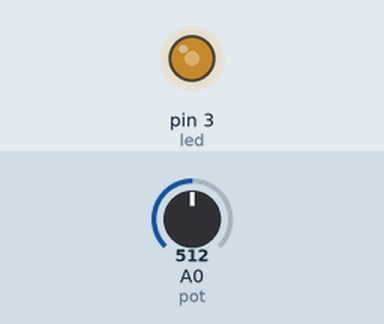
Recording of a sketch running on a simulated Arduino Uno, built with avr-gcc and run on an emulated ATmega328P. On the bench: output pins drawn as LEDs (lit = HIGH). The inputs (shaded band) are chosen by the test bench; at power-on: A0 (pot) = 512.

Above: at 1.2 s.
1.3 s: A0 (pot) set to 716
At 1.9 s:
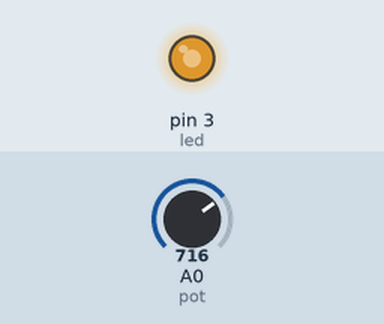
2.8 s: A0 (pot) set to 900
At 3.3 s:
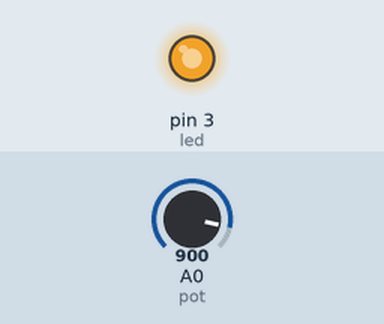
4.3 s: A0 (pot) set to 122
At 4.6 s:
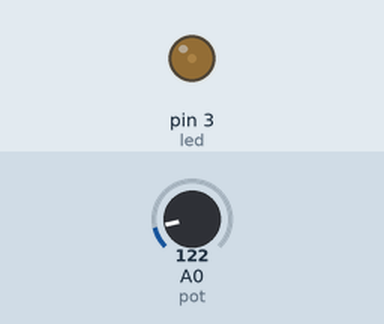
5.8 s: A0 (pot) set to 0
At 7.0 s:
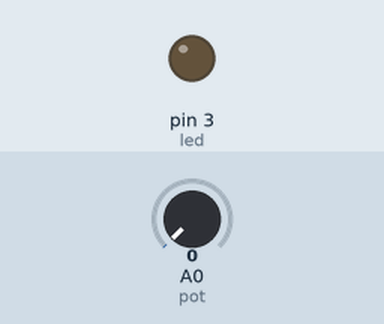
7.3 s: A0 (pot) set to 511
At 8.5 s:
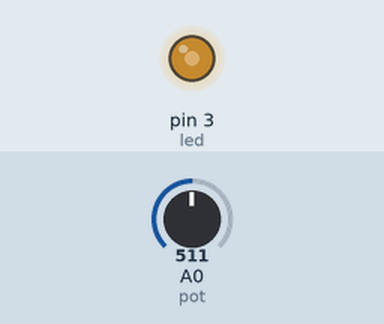
Timing chart, 0 to 9.8 s (numbered marks = the images above; inputs shaded):
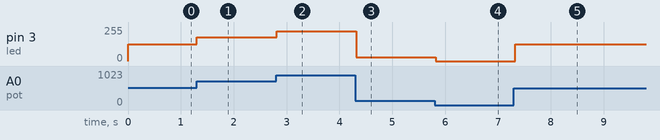

The sketch:

code-5-2.ino
```cpp
#define pot A0
#define led 3
int pvalue = 0;
int ledval = 0;

void setup()
{
  pinMode(pot,INPUT);
  pinMode(led,OUTPUT);
}

void loop()
{
  pvalue = analogRead(pot);
  ledval = map(pvalue,0,1023,0,255);
  analogWrite(led,ledval);
  delay(50);
}
```

Measured:
- after the input at 1.3 s, pin 3 (led): 127/255 → 178/255 at once
- after the input at 2.8 s, pin 3 (led): 178/255 → 224/255 at once
- after the input at 4.3 s, pin 3 (led): 224/255 → 30/255 at once
- after the input at 5.8 s, pin 3 (led): 30/255 → 0/255 at once
- after the input at 7.3 s, pin 3 (led): 0/255 → 127/255 at once
